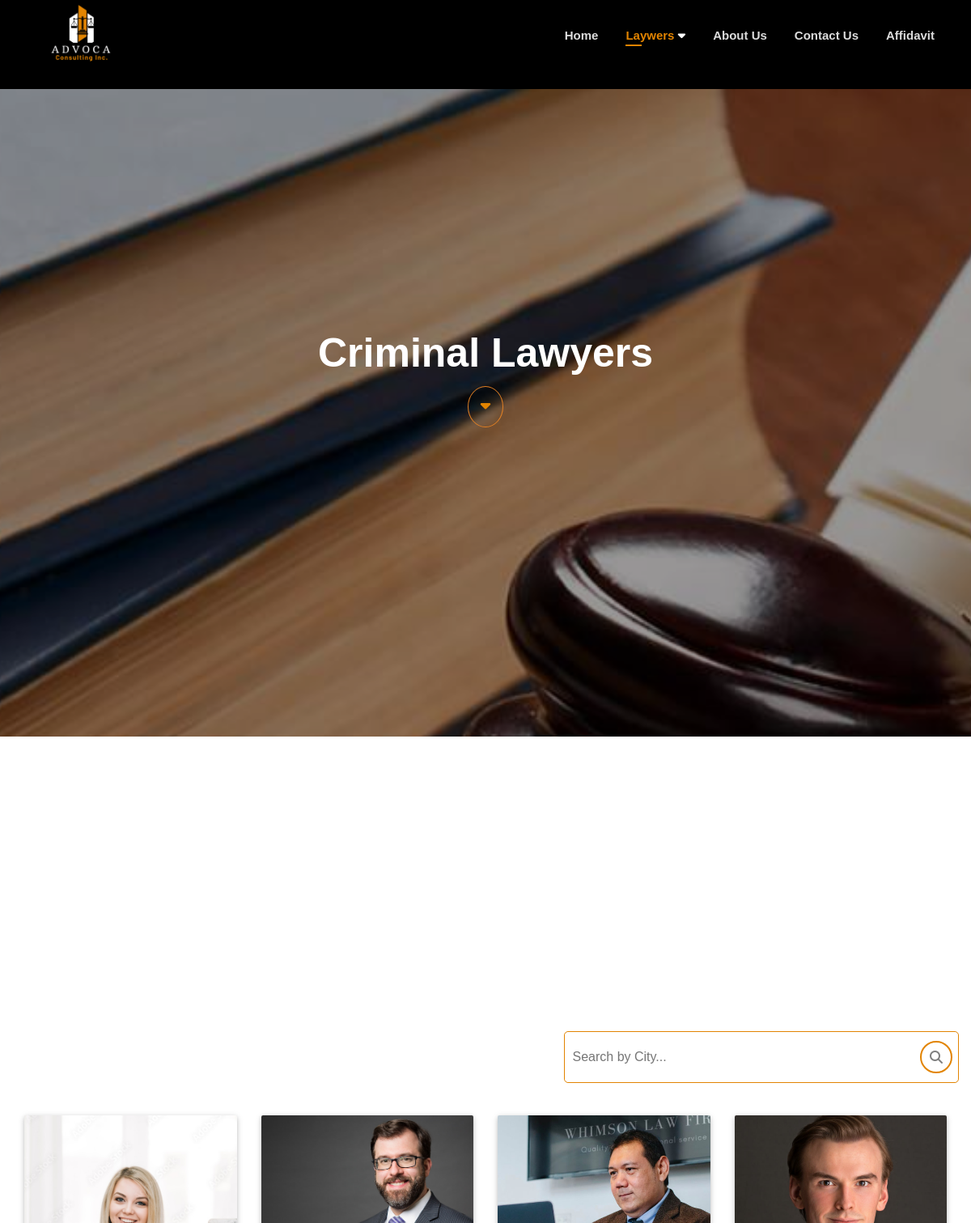
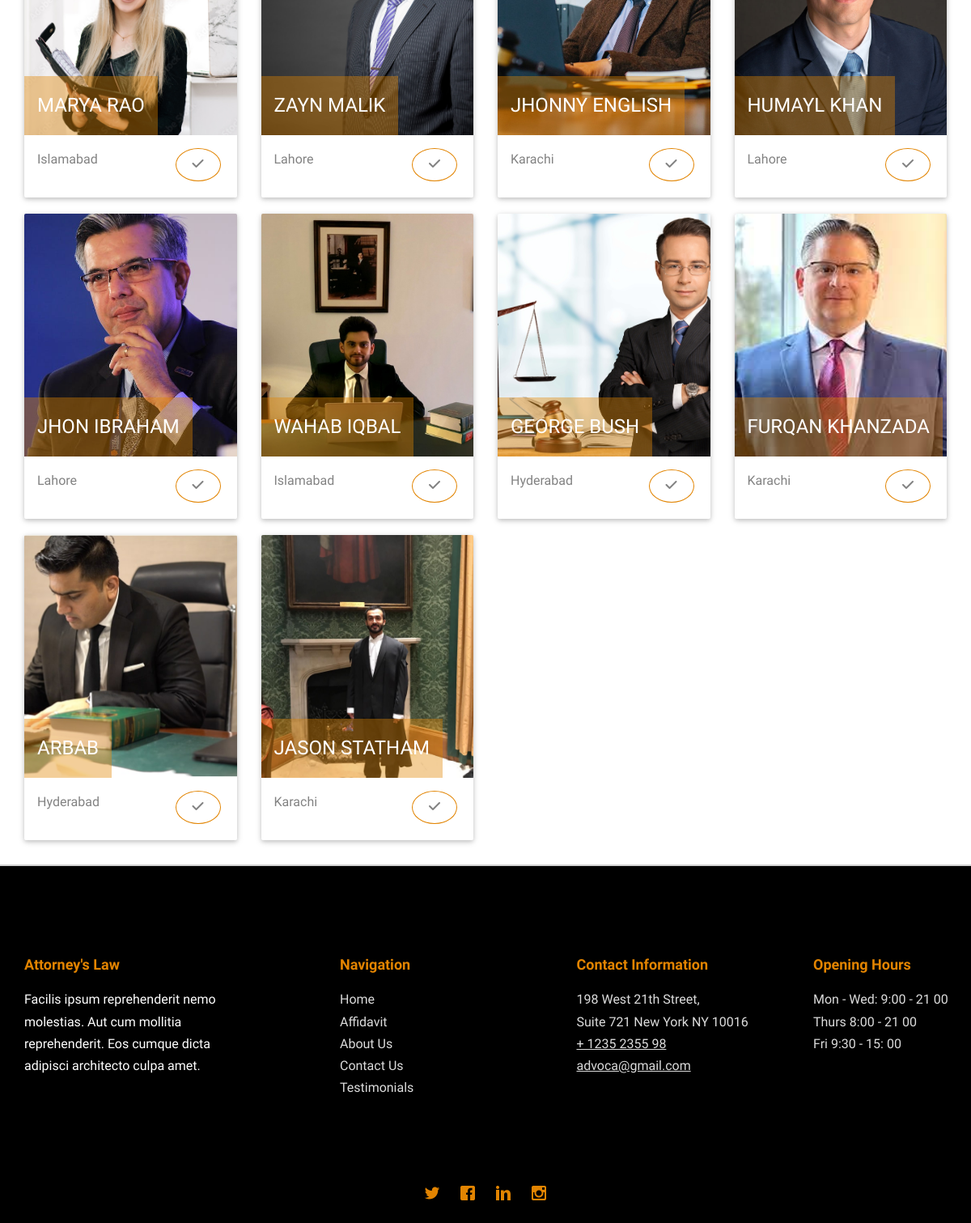
/law/criminalLawyer.php, run on the app's committed database (2 pictures, top to bottom).
### tables this page shows
CREATE TABLE `lawyerreg` (
  `id` int(255) NOT NULL,
  `Image` varchar(255) NOT NULL,
  `name` varchar(255) NOT NULL,
  `DOB` date NOT NULL,
  `f_hname` varchar(255) NOT NULL,
  `nationality` varchar(255) NOT NULL,
  `enroll_date` date NOT NULL,
  `type` varchar(255) NOT NULL,
  `status` varchar(255) NOT NULL,
  `work` varchar(255) NOT NULL,
  `education` varchar(255) NOT NULL,
  `certificate1` varchar(255) DEFAULT NULL,
  `certificate2` varchar(255) DEFAULT NULL,
  `further_edu` varchar(300) NOT NULL,
  `fee_voucher` varchar(255) DEFAULT NULL,
  `contact` varchar(255) NOT NULL,
  `email` varchar(255) DEFAULT NULL,
  `city` varchar(255) NOT NULL,
  `cnic_no` varchar(255) NOT NULL,
  `approval_status` varchar(255) DEFAULT NULL
);

### law/criminalLawyer.php (the view, shortened to what this page needs)
<!DOCTYPE HTML>
<html>
<head>
    <link rel="stylesheet" href="https://pro.fontawesome.com/releases/v5.10.0/css/all.css" />
    <link rel="stylesheet" href="./assets/css/animate.css">
    <link rel="stylesheet" href="./assets/css/icomoon.css">
    <link rel="stylesheet" href="./assets/css/bootstrap.css">
    <link rel="stylesheet" href="./assets/css/magnific-popup.css">
    <link rel="stylesheet" href="./assets/css/owl.carousel.min.css">
    <link rel="stylesheet" href="./assets/css/owl.theme.default.min.css">
    <link rel="stylesheet" href="./assets/css/flexslider.css">
    <link rel="stylesheet" href="./assets/css/style.css">
</head>
<body>
<div id="page">
<div id="navBack">
<nav class="fh5co-nav" role="navigation" style="background-color:transparent;">
	<div class="top-menu" style="padding:10px 0px">
		<div class="container">
			<div class="row" style="background-color:transparent;">
				<div class="col-xs-2">
					<div id="fh5co-logo" style="margin-top:-30px;"><a href="./index.php"><img src="./assets/images/logo.png" alt="" width="120px" style="object-fit:cover;"></a></div>
				</div>
			<div class="col-xs-10 text-right menu-1">
				<ul style="margin-top:20px;">
					<li class="items"><a href="./index.php">Home</a></li>
<li class="items nav-item dropdown active">
<a class="dropdown-toggle" id="dropdownMenu2" data-toggle="dropdown" aria-haspopup="true" aria-expanded="false" style="font-weight:bold;font-color:gray;">
  Laywers <i class="fa-solid fa-caret-down" style="color: #ffffff;"></i>
</a>
</li>
	<li class="items"><a href="about.php">About Us</a></li>
	<li class="items"><a href="contact.php">Contact Us</a></li>
	<li class="items"><a href="affidavit.php">Affidavit</a></li>
</ul>
    </div>
	</div>
	</div>
	</div>
</nav>
</div>
<aside id="fh5co-hero" class="js-fullheight" style="z-index: -1;">
<div class="flexslider js-fullheight">
<ul class="slides">
	<li style="background-image:url(./assets/images/crimeban.jpeg);background-size:cover;background-position:center;background-attachment:fixed;position:relative;">
		<div class="container">
		<div class="row">
			<div class="col-md-8 col-md-offset-2 text-center js-fullheight slider-text">
			<div class="slider-text-inner">
				<h1 style="font-weight: 600; font-family: sans-serif;">Criminal Lawyers</h1>
				<a href="#section" style="border:1px solid #e28024;padding:15px;border-radius:50%;"><i class="fas fa-caret-down" style="font-size:20px;" class="animate__animated animate__shakeY"></i></a>
			</div>
			</div>
		</div>
	    </div>
	</li>
</ul>
</div>
</aside>
<section id="section">
<div id="fh5co-project">
<div class="container">
</div>
<div class="container">
    <div class="row" style="margin-bottom:20px;">
    <div class="col-md-7" style="visibility:hiddden;"></div>
        <div class="col-md-5 searhbar" style="">
            <input type="text" id="filterInput" placeholder="Search by City..." style="width:100%">
            <i class="fa fa-search"></i>
        </div>
    </div>
</div>
	<div class="container">
    <div class="row" id="lawyerTable">
        <?php
        include "../admin panel/conn.php";
        $sql = "SELECT * FROM `lawyerreg` WHERE type = 'criminal lawyer'";
        $result = mysqli_query($conn, $sql);
        while ($data = mysqli_fetch_assoc($result)) {
        ?>
            <div class="col-sm-3">
                <form action="./lawyerAppointment.php" method="post">
                    <div class="card">
                        <div class="card-image">
                            <img class="img-responsive" src="../admin panel/<?php echo $data["Image"]; ?>" height="300px">
                            <span class="card-title" style="background-color: rgba(226, 132, 1, 0.4);"><?php echo $data["name"] ?></span>
                        </div>
                        <div class="card-content" style="display:flex;justify-content:space-between;">
                            <span><?php echo $data["city"] ?></span>
                            <span><button type="submit" name="submit" class="btn" style="border-radius:50%;"><i class="fa fa-check"></i></button> </span>
                        </div>
                    </div>
                </form>
            </div>
        <?php
        }
        ?>
    </div>
</div>
</div>
</section>
<footer id="fh5co-footer" role="contentinfo">
<div class="container">
	<div class="row row-pb-md">
		<div class="col-md-3 fh5co-widget">
			<h4>Attorney's Law</h4>
			<p>Facilis ipsum reprehenderit nemo molestias. Aut cum mollitia reprehenderit. Eos cumque dicta
				adipisci architecto culpa amet.</p>
		</div>
		<div class="col-md-3 col-md-push-1">
			<h4>Navigation</h4>
			<ul class="fh5co-footer-links">
			    <li><a href="index.php">Home</a></li>
			    <li><a href="affidavit.php">Affidavit</a></li>
				<li><a href="about.php">About Us</a></li>
				<li><a href="contact.php">Contact Us</a></li>
				<li><a href="testimonials.php">Testimonials</a></li>
			</ul>
		</div>
		<div class="col-md-3 col-md-push-1 ftlink">
			<h4>Contact Information</h4>
			<ul class="fh5co-footer-links">
				<li>198 West 21th Street, <br> Suite 721 New York NY 10016</li>
				<li><a href="tel://1234567920">+ 1235 2355 98</a></li>
				<li><a href="mailto:info@yoursite.com">advoca@gmail.com</a></li>
			</ul>
		</div>
		<div class="col-md-3 col-md-push-1">
			<h4>Opening Hours</h4>
			<ul class="fh5co-footer-links">
				<li>Mon - Wed: 9:00 - 21 00</li>
				<li>Thurs 8:00 - 21 00</li>
				<li>Fri 9:30 - 15: 00</li>
			</ul>
		</div>
	</div>
	<div class="row copyright">
	    <div class="col-md-12 text-center">
			<p>
			<ul class="fh5co-social-icons">
				<li><a href="https://twitter.com/i/flow/login"><i class="icon-twitter"></i></a></li>
				<li><a href="https://www.facebook.com/login.php"><i class="icon-facebook"></i></a></li>
				<li><a href="https://www.linkedin.com/login"><i class="icon-linkedin"></i></a></li>
				<li><a href="#"><i class="icon-instagram"></i></a></li>
			</ul>
			</p>
		</div>
	</div>
</div>
</footer>
</div>
</body>
</html>

### law/assets/css/icomoon.css (style rules this page uses)
[class^="icon-"], [class*=" icon-"] { font-family: 'icomoon' !important; speak: none; font-style: normal; font-weight: normal; font-variant: normal; text-transform: none; line-height: 1; -webkit-font-smoothing: antialiased; -moz-osx-font-smoothing: grayscale; }
.icon-facebook:before { content: "\ea67"; }
.icon-instagram:before { content: "\ea6f"; }
.icon-linkedin:before { content: "\ea73"; }
.icon-twitter:before { content: "\ea7c"; }

### law/assets/css/flexslider.css (style rules this page uses)
.slides, .slides > li, .flex-control-nav, .flex-direction-nav { margin: 0; padding: 0; list-style: none; }
.flexslider { margin: 0; padding: 0; }
.flexslider .slides > li { display: none; -webkit-backface-visibility: hidden; }
.flexslider .slides:after { display: block; clear: both; visibility: hidden; line-height: 0; height: 0; }
.flexslider { margin: 0 0 60px; background: #ffffff; border: 4px solid #ffffff; position: relative; zoom: 1; -webkit-border-radius: 4px; -moz-border-radius: 4px; border-radius: 4px; -webkit-box-shadow: '' 0 1px 4px rgba(0, 0, 0, 0.2); -moz-box-shadow: '' 0 1px 4px rgba(0, 0, 0, 0.2); -o-box-shadow: '' 0 1px 4px rgba(0, 0, 0, 0.2); box-shadow: '' 0 1px 4px rgba(0, 0, 0, 0.2); }
.flexslider .slides { zoom: 1; }

### law/criminalLawyer.php (style rules this page uses)
html { scroll-behavior: smooth; }
.items a { color:gainsboro !important; }
#fh5co-footer .fh5co-footer-links li a { color: gainsboro !important; }
#fh5co-footer .ftlink li a { color: gainsboro !important; text-decoration: underline; }
.card { box-shadow: 0 2px 5px 0 rgba(0, 0, 0, 0.16), 0 2px 10px 0 rgba(0, 0, 0, 0.12); }
.card { margin-top: 20px; box-sizing: border-box; border-radius: 2px; background-clip: padding-box; min-height:350px; transition: transform 0.3s ease, box-shadow 0.3s ease; position: relative; }
.card span.card-title { color: #fff; font-size: 24px; font-weight: 300; text-transform: uppercase; }
.card .card-image { position: relative; overflow: hidden; }
.card .card-image img { border-radius: 2px 2px 0 0; background-clip: padding-box; position: relative; z-index: -1; }
.card .card-image span.card-title { position: absolute; bottom: 0; left: 0; padding: 16px; }
.card .card-content { padding: 16px; border-radius: 0 0 2px 2px; background-clip: padding-box; box-sizing: border-box; }
.btn { background: #fff; border: 1px solid #e28401; border-radius: 0px }
.card-title { position: relative; z-index: 1; color: #fff; font-size: 24px; font-weight: 300; text-transform: uppercase; }
#filterInput { border: 0px !important; }
.searhbar { border-radius: 5px; border: 1px solid #e28401; padding: 7px; display: flex; justify-content: space-between;:center; }
.searhbar input { color: black; font-weight: 540; font-family: sans-serif; }
.searhbar i { color: gray; font-size: 16px; margin: 4px 0; background-color: transparent; padding: 10px; border-radius: 50%; cursor: pointer; border: 2px solid #e28401; transition: 0.3s ease; }

### data on the page
lawyerreg: Image (picture), name "MARYA RAO", city "Islamabad"
lawyerreg: Image (picture), name "ZAYN MALIK", city "Lahore"
lawyerreg: Image (picture), name "JHONNY ENGLISH", city "Karachi"
lawyerreg: Image (picture), name "HUMAYL KHAN", city "Lahore"
lawyerreg: Image (picture), name "JHON IBRAHAM", city "Lahore"
lawyerreg: Image (picture), name "WAHAB IQBAL", city "Islamabad"
lawyerreg: Image (picture), name "GEORGE BUSH", city "Hyderabad"
lawyerreg: Image (picture), name "FURQAN KHANZADA", city "Karachi"
lawyerreg: Image (picture), name "ARBAB", city "Hyderabad"
lawyerreg: Image (picture), name "JASON STATHAM", city "Karachi"
